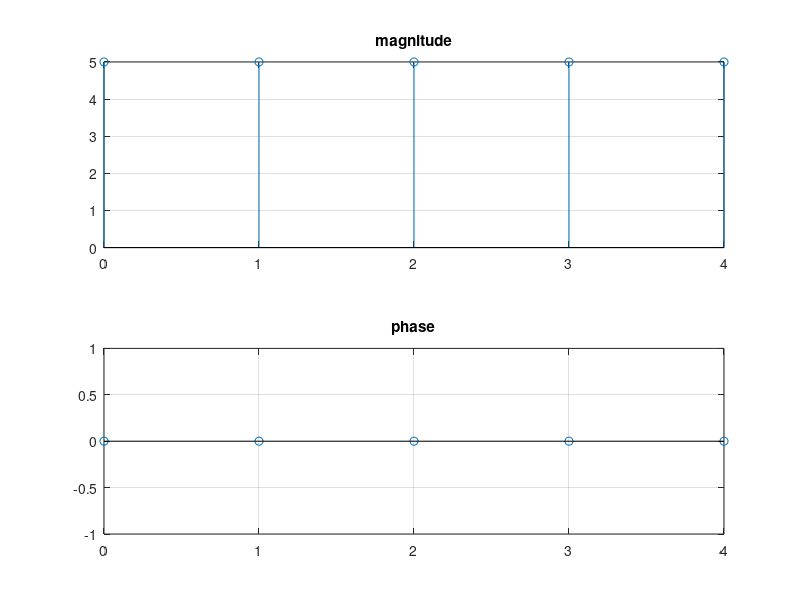

Write the MATLAB code that produced this figure.
clc;close all;clear all;
x = input('Enter the sequence');
n = input('number of dft points');
X = fft(x,n);
w = 0:1:n-1;

subplot(2,1,1);
y = abs(X);
stem(w,y);
grid on;
title('magnitude');

subplot(2,1,2);
h = angle(X);
stem(w,h);
grid on;
title('phase');